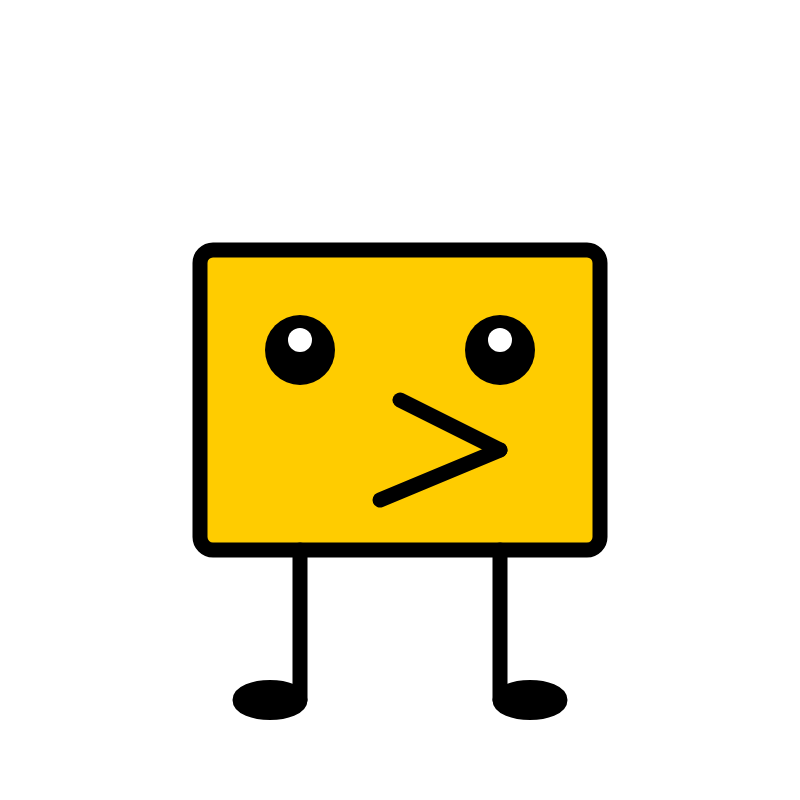
Frame 1 (no input)
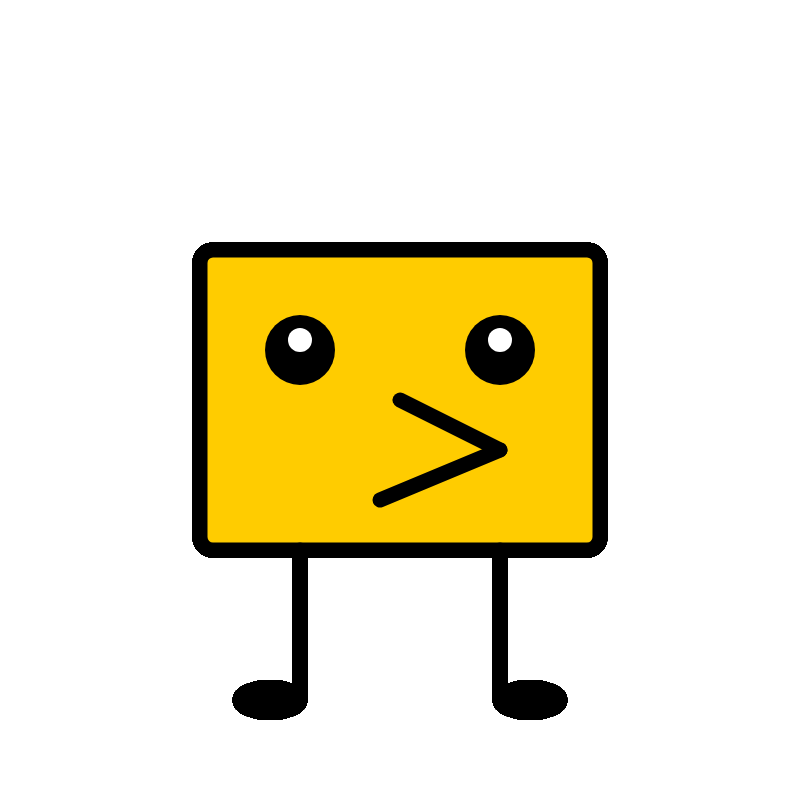
Frame 60 (no input)
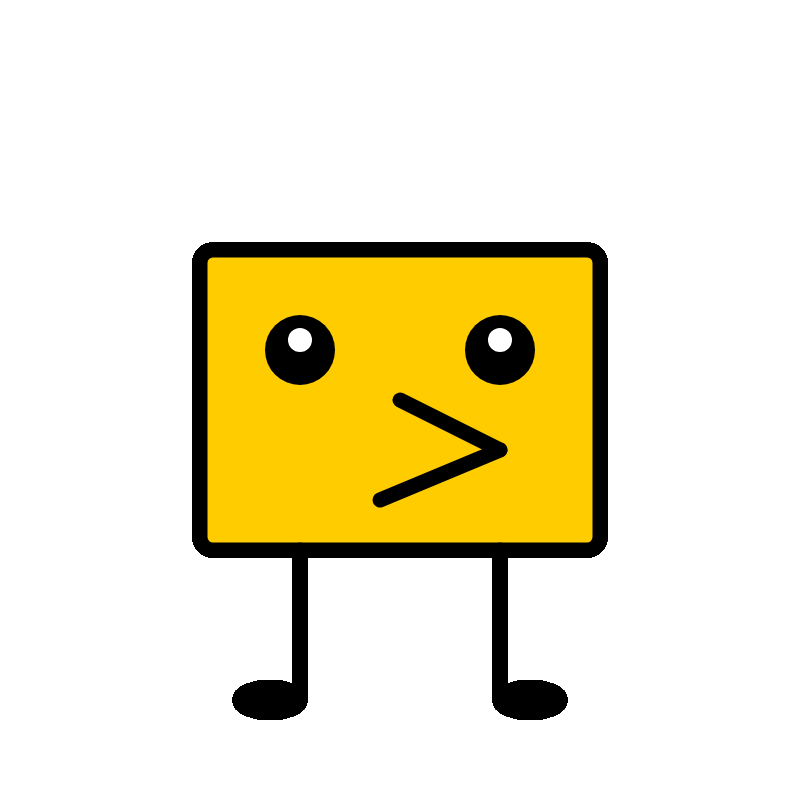
Frame 120 (the mouse pressed at the canvas centre since frame 60)

The p5.js sketch that drew these frames (run headless with seeded random() and noise() and a simulated clock; from frame 60 on, the mouse is pressed at the canvas centre):

// p5.js sketch
// ── sketch.js
function setup(){
    createCanvas(800,800)
background(255);
}
function draw(){
    // Body
    strokeWeight(15)
    stroke(0)
    {fill(255, 204, 0);
    rectMode(CENTER)
    rect(400,400,400,300,13);
    strokeWeight(15);
    stroke(0);
    //nose and mouth
    line(500, 450, 400, 400);
     line(500, 450, 380, 500);

    }

    //right eye

    {fill(0);
    noStroke()
    circle(500,350,70);
    fill(255);
    circle(500,340,24);}

//left eye

    {fill(0);
    noStroke();
    circle(300,350,70);
    fill(255);
    circle(300,340,24);}

    //legs
    
  strokeWeight(15);
    stroke(0);
    line(500, 550,500, 700);
    line(300, 550, 300, 700);
    fill(0)
    ellipse(270,700,60,25)
    ellipse(530,700,60,25)
 

}
    
